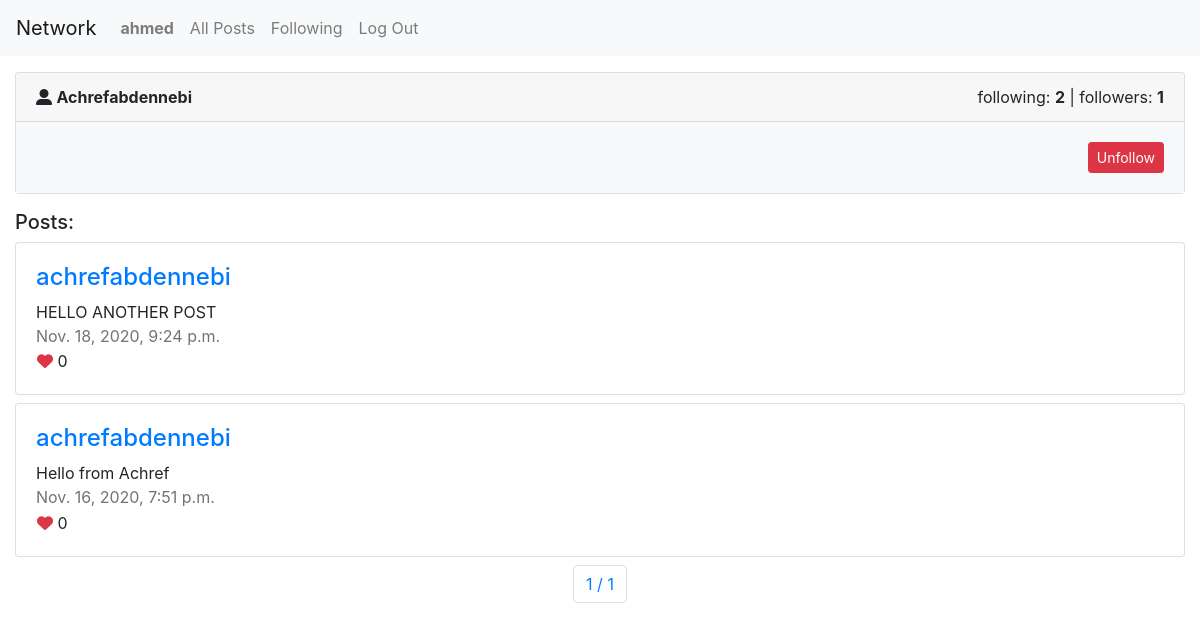
/profile/1 (signed in), run on the app's committed database.
### network/models.py (models this page shows, shortened)
class User(AbstractUser):
    pass

class Post(models.Model):
    content = models.CharField(max_length=250)
    created_by = models.ForeignKey(User,null=True, blank=True, on_delete=DO_NOTHING, related_name="users")
    likes = models.IntegerField(default=0)
    created_date = models.DateTimeField()

### network/views.py (the view)
# urls.py: path("profile/<int:profile_id>", views.getProfile, name="profile"),
@login_required(login_url='/login')
def getProfile(request, profile_id):
    try:
        profile = User.objects.get(pk=profile_id)
        following = profile.following.count()
        followersCount = profile.followers.count()
        posts = Post.objects.filter(created_by=profile.id).all().order_by('-created_date')
        is_followed = profile.followers.filter(following_id = profile_id).exists()
        paginator= Paginator(posts, 10);
        page_number = request.GET.get('page')
        post_page = paginator.get_page(page_number)
    except User.DoesNotExist:
        raise CommandError("Post not saved")
    return render(request, "network/profile.html", {
        "profile": profile,
        "following": following,
        "followers" : followersCount,
        "is_followed": is_followed,
        "posts": post_page
    })

### network/templates/network/profile.html (shortened to what this page needs)
{% extends "network/layout.html" %}
{% block body %}
<div class="container-fluid mt-3">
    <div class="card">
        <div class="card-header">
          <div class="float-left">
            <i class="fas fa-user-alt"></i>
            <span class="font-weight-bold text-capitalize">{{ profile }}</span>
          </div>
          <div class="float-right">
            <div>
                <span>following: <strong>{{following}}</strong></span> |
                <span>followers: <strong>{{followers}}</strong></span>
            </div>
          </div>
        </div>
        <div class="card-body bg-light">
        {% if user.id != profile.id%}
        <div class="float-right">
            {% if is_followed %}
                <a href="#" class="btn btn-danger btn-sm">Unfollow</a>
            {% else %}
                <a href="#" class="btn btn-primary btn-sm">Follow</a>
            {% endif  %}
        </div>
        {% endif %}
        </div>
    </div>
</div>
<div class="container-fluid mt-3">
    <h5>Posts: </h5>
    {% for post in posts %}
    <div class="row mt-2">
        <div class="col-md-12">
            <div class="card">
                <div class="card-body">
                    <div class="post-detail">
                        <h4>
                            <a href="{% url 'profile' post.created_by.id %}">
                                {{ post.created_by }}
                            </a>
                        </h4>
                        <div class="post-content">
                            {{ post.content }}
                        </div>
                        <span class="text-muted">{{ post.created_date }}</span>
                        <div class="post-reaction">
                            <button type="button" class="btn p-0">
                                <i class="fas fa-heart text-danger"></i>
                                <span class="font-weight-normal">{{post.likes}}</span>
                            </button>
                        </div>
                    </div>
                </div>
            </div>
        </div>
    </div>
    {% endfor %}
    <div class="row mt-2">
        <div class="col-md-12">
            <nav aria-label="pagination">
                <ul class="pagination justify-content-center">
                    <li class="page-item">
                        <a class="page-link" href="#"> {{ posts.number }} / {{ posts.paginator.num_pages }}</a>
                    </li>
                </ul>
            </nav>
        </div>
    </div>
</div>
{% endblock %}

### network/templates/network/layout.html (shortened to what this page needs)
{% load static %}
<!DOCTYPE html>
<html lang="en">
    <head>
        <link rel="stylesheet" href="https://stackpath.bootstrapcdn.com/bootstrap/4.4.1/css/bootstrap.min.css">
        <link href="{% static 'network/styles.css' %}" rel="stylesheet">
    </head>
    <body>
        <nav class="navbar navbar-expand-lg navbar-light bg-light">
            <a class="navbar-brand" href="#">Network</a>
            <div>
              <ul class="navbar-nav mr-auto">
                {% if user.is_authenticated %}
                    <li class="nav-item">
                        <a class="nav-link" href="{% url 'index' %}"><strong>{{ user.username }}</strong></a>
                    </li>
                {% endif %}
                <li class="nav-item">
                  <a class="nav-link" href="{% url 'posts' %}">All Posts</a>
                </li>
                {% if user.is_authenticated %}
                    <li class="nav-item">
                        <a class="nav-link" href="{% url 'following' %}">Following</a>
                    </li>
                    <li class="nav-item">
                        <a class="nav-link" href="{% url 'logout' %}">Log Out</a>
                    </li>
                {% endif %}
              </ul>
            </div>
          </nav>
        <div class="body">
            {% block body %}
            {% endblock %}
        </div>
    </body>
</html>

### data on the page
User: username "ahmed"
User: username "Achrefabdennebi"
Post: created_by "achrefabdennebi", content "HELLO ANOTHER POST", created_date "Nov. 18, 2020, 9:24 p.m.", likes "0"
Post: created_by "achrefabdennebi", content "Hello from Achref", created_date "Nov. 16, 2020, 7:51 p.m.", likes "0"

### other printed values
{{ following }} "2"
{{ followers }} "1"
{{ posts.number }} "1"
{{ posts.paginator.num_pages }} "1"
